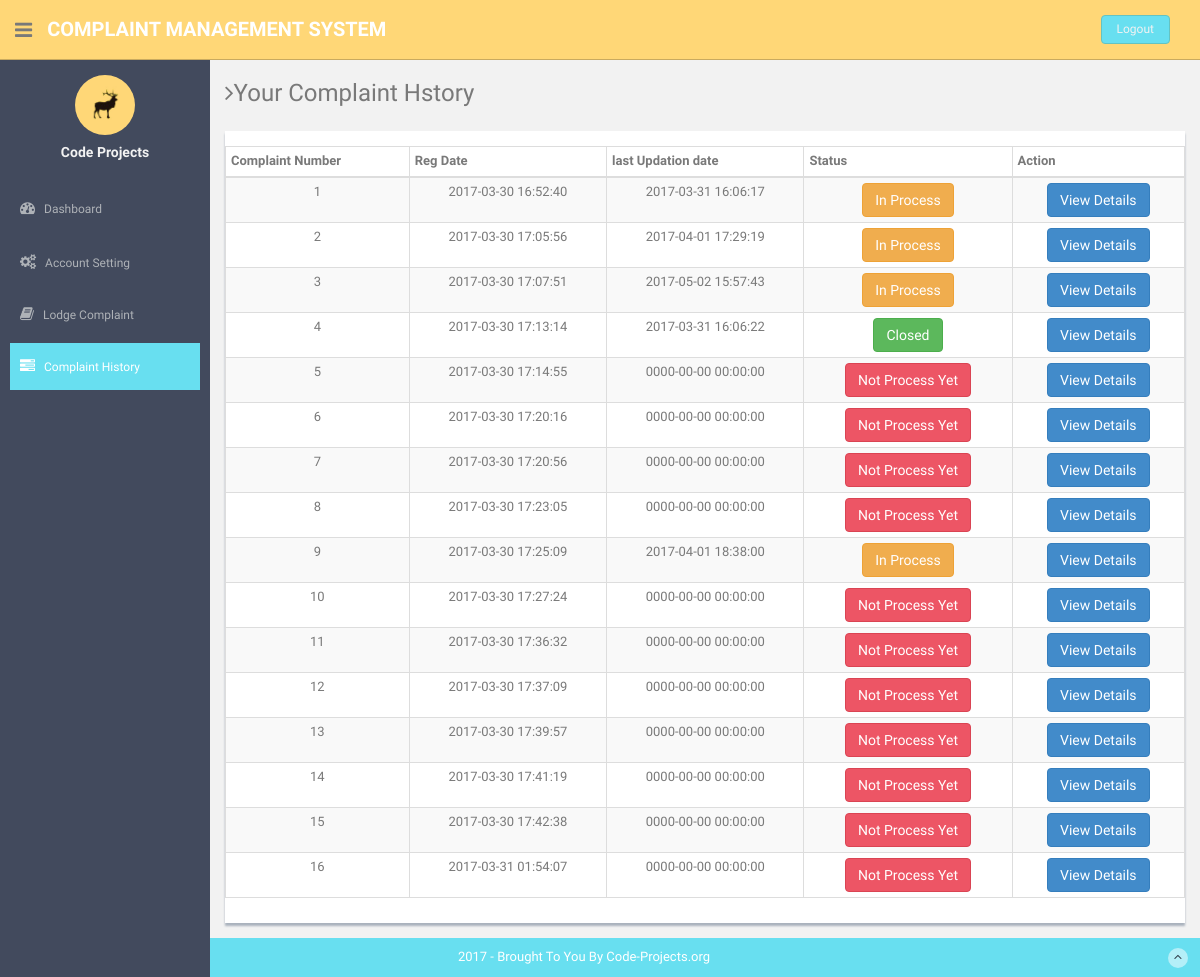
/users/complaint-history.php (signed in), run on the app's committed database.
### tables this page shows
CREATE TABLE IF NOT EXISTS `users` (
  `id` int(11) NOT NULL,
  `fullName` varchar(255) DEFAULT NULL,
  `userEmail` varchar(255) DEFAULT NULL,
  `password` varchar(255) DEFAULT NULL,
  `contactNo` bigint(11) DEFAULT NULL,
  `address` tinytext,
  `State` varchar(255) DEFAULT NULL,
  `country` varchar(255) DEFAULT NULL,
  `pincode` int(6) DEFAULT NULL,
  `userImage` varchar(255) DEFAULT NULL,
  `regDate` timestamp NOT NULL DEFAULT CURRENT_TIMESTAMP,
  `updationDate` timestamp NOT NULL DEFAULT '0000-00-00 00:00:00' ON UPDATE CURRENT_TIMESTAMP,
  `status` int(1) NOT NULL
);

CREATE TABLE IF NOT EXISTS `tblcomplaints` (
  `complaintNumber` int(11) NOT NULL,
  `userId` int(11) NOT NULL,
  `category` int(11) NOT NULL,
  `subcategory` varchar(255) NOT NULL,
  `complaintType` varchar(255) NOT NULL,
  `state` varchar(255) NOT NULL,
  `noc` varchar(255) NOT NULL,
  `complaintDetails` mediumtext NOT NULL,
  `complaintFile` varchar(255) DEFAULT NULL,
  `regDate` timestamp NOT NULL DEFAULT CURRENT_TIMESTAMP,
  `status` varchar(50) DEFAULT NULL,
  `lastUpdationDate` timestamp NOT NULL DEFAULT '0000-00-00 00:00:00' ON UPDATE CURRENT_TIMESTAMP
);

### users/complaint-history.php (the view, shortened to what this page needs)
<?php
if(strlen($_SESSION['login'])==0)
  {
header('location:index.php');
}
else{
?>
<!DOCTYPE html>
<html lang="en">
  <head>
    <link href="assets/css/bootstrap.css" rel="stylesheet">
    <link href="assets/font-awesome/css/font-awesome.css" rel="stylesheet" />
    <link href="assets/css/style.css" rel="stylesheet">
    <link href="assets/css/style-responsive.css" rel="stylesheet">
    <link href="assets/css/table-responsive.css" rel="stylesheet">
  </head>
  <body>
  <section id="container" >
<?php include("includes/header.php");?>
<?php include("includes/sidebar.php");?>
      <section id="main-content">
          <section class="wrapper">
          	<h3><i class="fa fa-angle-right"></i>Your Complaint Hstory</h3>
		  		<div class="row mt">
			  		<div class="col-lg-12">
                      <div class="content-panel">
                          <section id="unseen">
                            <table class="table table-bordered table-striped table-condensed">
                              <thead>
                              <tr>
                                  <th>Complaint Number</th>
                                  <th>Reg Date</th>
                                  <th>last Updation date</th>
                                  <th >Status</th>
                                  <th>Action</th>
                              </tr>
                              </thead>
                              <tbody>
  <?php $query=mysql_query("select * from tblcomplaints where userId='".$_SESSION['id']."'");
while($row=mysql_fetch_array($query))
{
  ?>
                              <tr>
                                  <td align="center"><?php echo htmlentities($row['complaintNumber']);?></td>
                                  <td align="center"><?php echo htmlentities($row['regDate']);?></td>
                                 <td align="center"><?php echo  htmlentities($row['lastUpdationDate']);
                                 ?></td>
                                  <td align="center"><?php
                                    $status=$row['status'];
                                    if($status=="" or $status=="NULL")
                                    { ?>
                                      <button type="button" class="btn btn-theme04">Not Process Yet</button>
                                   <?php }
 if($status=="in process"){ ?>
<button type="button" class="btn btn-warning">In Process</button>
<?php }
if($status=="closed") {
?>
<button type="button" class="btn btn-success">Closed</button>
<?php } ?>
                                   <td align="center">
                                   <a href="complaint-details.php?cid=<?php echo htmlentities($row['complaintNumber']);?>">
<button type="button" class="btn btn-primary">View Details</button></a>
                                   </td>
                                </tr>
                              <?php } ?>
                              </tbody>
                          </table>
                          </section>
                  </div>
               </div>
		  	</div>
		</section><! --/wrapper -->
      </section>
<?php include("includes/footer.php");?>
  </section>
  </body>
</html>
<?php } ?>

### users/includes/sidebar.php (shortened to what this page needs)
<aside>
          <div id="sidebar"  class="nav-collapse ">
              <ul class="sidebar-menu" id="nav-accordion">
              	  <p class="centered"><a href="profile.html"><img src="assets/img/ui-sam.jpg" class="img-circle" width="60"></a></p>
                   <?php $query=mysql_query("select fullName from users where userEmail='".$_SESSION['login']."'");
 while($row=mysql_fetch_array($query))
 {
 ?>
              	  <h5 class="centered"><?php echo htmlentities($row['fullName']);?></h5>
                  <?php } ?>
                  <li class="mt">
                      <a href="dashboard.php">
                          <i class="fa fa-dashboard"></i>
                          <span>Dashboard</span>
                      </a>
                  </li>
                  <li class="sub-menu">
                      <a href="javascript:;" >
                          <i class="fa fa-cogs"></i>
                          <span>Account Setting</span>
                      </a>
                  </li>
                  <li class="sub-menu">
                      <a href="register-complaint.php" >
                          <i class="fa fa-book"></i>
                          <span>Lodge Complaint</span>
                      </a>
                    </li>
                  <li class="sub-menu">
                      <a class="active" href="complaint-history.php" >
                          <i class="fa fa-tasks"></i>
                          <span>Complaint History</span>
                      </a>
                  </li>
              </ul>
          </div>
      </aside>

### users/assets/css/style.css (style rules this page uses)
body { color: #797979; background: #f2f2f2; font-family: 'Ruda', sans-serif; padding: 0px !important; margin: 0px !important; font-size:13px; }
ul li { list-style: none; }
a, a:hover, a:focus { text-decoration: none; outline: none; }
#container { width: 100%; height: 100%; }
.btn-theme04 { color: #fff; background-color: #ed5565; border-color: #da4453; }
.centered { text-align: center; }
.mt { margin-top: 25px; }
#sidebar { width: 210px; height: 100%; position: fixed; background: #424a5d; }
#sidebar h5 { color: #f2f2f2; font-weight: 700; }
#sidebar ul li { position: relative; }
ul.sidebar-menu , ul.sidebar-menu li ul.sub { margin: -2px 0 0; padding: 0; }
ul.sidebar-menu { margin-top: 75px; }
ul.sidebar-menu li { margin-bottom: 5px; margin-left:10px; margin-right:10px; }
ul.sidebar-menu li.sub-menu { line-height: 15px; }
ul.sidebar-menu li a span { display: inline-block; }
ul.sidebar-menu li a { color: #aeb2b7; text-decoration: none; display: block; padding: 15px 0 15px 10px; font-size: 12px; outline: none; -webkit-transition: all 0.3s ease; -moz-transition: all 0.3s ease; -o-transition: all 0.3s ease; -ms-transition: all 0.3s ease; transition: all 0.3s ease; }
ul.sidebar-menu li a.active, ul.sidebar-menu li a:hover, ul.sidebar-menu li a:focus { background: #68dff0; color: #fff; display: block; -webkit-transition: all 0.3s ease; -moz-transition: all 0.3s ease; -o-transition: all 0.3s ease; -ms-transition: all 0.3s ease; transition: all 0.3s ease; }
ul.sidebar-menu li a i { font-size: 15px; padding-right: 6px; }
ul.sidebar-menu li a.active i { color: #fff; }
#main-content { margin-left: 210px; }
.wrapper { display: inline-block; margin-top: 60px; padding-left: 15px; padding-right: 15px; padding-bottom: 15px; padding-top: 0px; width: 100%; }
.content-panel { background: #ffffff; box-shadow: 0px 3px 2px #aab2bd; padding-top: 15px; padding-bottom: 5px; }

### data on the page
users: fullName "Code Projects"
tblcomplaints: complaintNumber "1", regDate "2017-03-30 16:52:40", lastUpdationDate "2017-03-31 16:06:17", status "In Process"
tblcomplaints: complaintNumber "2", regDate "2017-03-30 17:05:56", lastUpdationDate "2017-04-01 17:29:19", status "In Process"
tblcomplaints: complaintNumber "3", regDate "2017-03-30 17:07:51", lastUpdationDate "2017-05-02 15:57:43", status "In Process"
tblcomplaints: complaintNumber "4", regDate "2017-03-30 17:13:14", lastUpdationDate "2017-03-31 16:06:22", status "Closed"
tblcomplaints: complaintNumber "5", regDate "2017-03-30 17:14:55", lastUpdationDate "0000-00-00 00:00:00", shows "Not Process Yet"
tblcomplaints: complaintNumber "6", regDate "2017-03-30 17:20:16", lastUpdationDate "0000-00-00 00:00:00", shows "Not Process Yet"
tblcomplaints: complaintNumber "7", regDate "2017-03-30 17:20:56", lastUpdationDate "0000-00-00 00:00:00", shows "Not Process Yet"
tblcomplaints: complaintNumber "8", regDate "2017-03-30 17:23:05", lastUpdationDate "0000-00-00 00:00:00", shows "Not Process Yet"
tblcomplaints: complaintNumber "9", regDate "2017-03-30 17:25:09", lastUpdationDate "2017-04-01 18:38:00", status "In Process"
tblcomplaints: complaintNumber "10", regDate "2017-03-30 17:27:24", lastUpdationDate "0000-00-00 00:00:00", shows "Not Process Yet"
tblcomplaints: complaintNumber "11", regDate "2017-03-30 17:36:32", lastUpdationDate "0000-00-00 00:00:00", shows "Not Process Yet"
tblcomplaints: complaintNumber "12", regDate "2017-03-30 17:37:09", lastUpdationDate "0000-00-00 00:00:00", shows "Not Process Yet"
tblcomplaints: complaintNumber "13", regDate "2017-03-30 17:39:57", lastUpdationDate "0000-00-00 00:00:00", shows "Not Process Yet"
tblcomplaints: complaintNumber "14", regDate "2017-03-30 17:41:19", lastUpdationDate "0000-00-00 00:00:00", shows "Not Process Yet"
tblcomplaints: complaintNumber "15", regDate "2017-03-30 17:42:38", lastUpdationDate "0000-00-00 00:00:00", shows "Not Process Yet"
tblcomplaints: complaintNumber "16", regDate "2017-03-31 01:54:07", lastUpdationDate "0000-00-00 00:00:00", shows "Not Process Yet"
